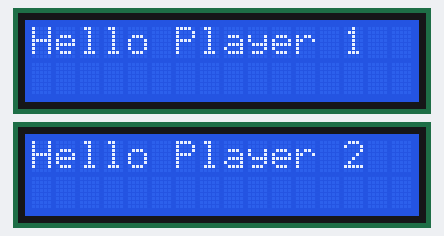
Bench run of a sketch on a simulated Arduino Uno, built with avr-gcc and run on an emulated ATmega328P. Parts: 2 × 16×2 character LCD. Raw I2C reads return 0; what the sketch prints to the serial monitor is not drawn.

Above: at 0.2 s.
At 2.2 s:
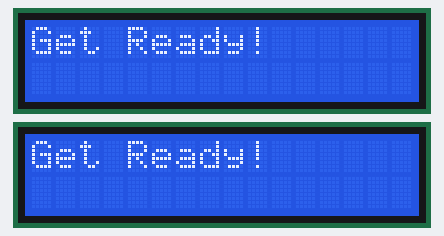
At 3.2 s:
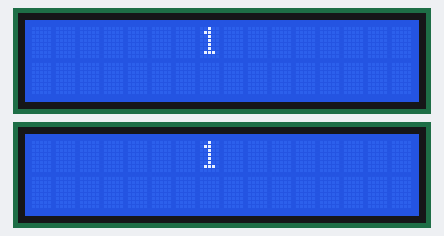
At 4.2 s:
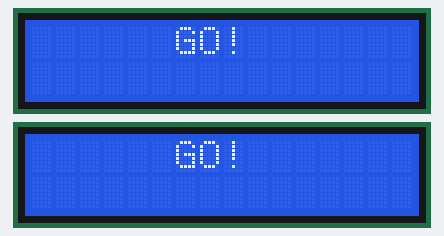
At 5.2 s:
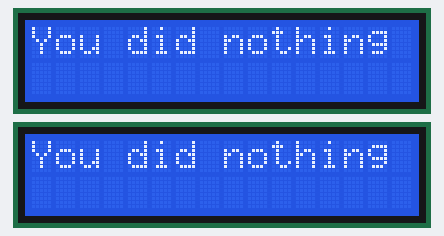

The sketch:

WorkingMaster.ino
```cpp
#include <Wire.h>
#include <LiquidCrystal.h>

LiquidCrystal lcd[2] =  { LiquidCrystal(12, 8, 5, 4, 3, 2), LiquidCrystal (12,11,5,4,3,2 ) };
struct spells {
  int stupefy = 0;       //5 sec cooldown,  30 hp damage
  int rennervate = 0;    //3 sec cooldown,  reduces 15 damage
  int reducto = 5;       //5 sec cooldown,  25 hp damage
  int protego = 3;       //3 sec cooldown,  reduces 20 damage
  int expelliarmus = 5;  //5 sec cooldown,  10 damage

};
int player1Address = 8;
int player2Address = 9;
typedef struct spells Spells;

struct player{
  Spells spell;
  int health = 100;
  int damage;
  int protect;
};
typedef struct player Player;
Player Player1, Player2;
int timeInterval;
boolean beginning = true;

void setup() {
  Wire.begin();        // join i2c bus (address optional for master)
  Serial.begin(9600);  // start serial for o tput

  lcd[0].begin(16,2);
  lcd[1].begin(16,2);

  lcd[0].setCursor(0,0);
  lcd[0].print("Hello Player 1");

  lcd[1].setCursor(0,0);
  lcd[1].print("Hello Player 2");
  delay(2000);
}

void loop() {
  boolean start0 = true;
  boolean start1 = true;
  //if(beginning)
      lcd[0].clear();
      lcd[1].clear();
      lcd[0].print("Get Ready!");
      lcd[1].print("Get Ready!");
      delay(1000);
//      lcd[0].clear();
//      lcd[1].clear();
//      lcd[0].print("       3");
//      lcd[1].print("       3");
//      delay(1000);
//      lcd[0].clear();
//      lcd[1].clear();
//      lcd[0].print("       2");
//      lcd[1].print("       2");
//      delay(1000);
      lcd[0].clear();
      lcd[1].clear();
      lcd[0].print("       1");
      lcd[1].print("       1");
      delay(1000);
      lcd[0].clear();
      lcd[1].clear();
      lcd[0].print("      GO!");
      lcd[1].print("      GO!");
      delay(1000);


  Wire.requestFrom(player1Address, 7);    // request 6 bytes from slave device #8

  while (Wire.available()) {
    if(start0){
      char letter = Wire.read();
   Serial.print(letter);
   if(letter == 'S'){
     // Serial.print("BUG");
      if(Player1.spell.stupefy == 0){
       // Serial.print("BUG2");
       // Player1.spell.stupefy = 5;
        Player1.damage = 30;
        Player1.protect = 0;
        lcd[0].clear();
        lcd[0].setCursor(0,0);
        lcd[0].print("Stupefy!");
        //delay(500);
      }
      else
      {
        Player1.damage = 0;
        Player1.protect = 0;
        lcd[0].clear();
        lcd[0].setCursor(0,0);
        lcd[0].print("You did nothing");
        //delay(500);
      }
   }
   else if(letter == 'R'){
      if(Player1.spell.rennervate == 0){
     //   Player1.spell.rennervate = 3;
        Player1.damage = 0;
        Player1.protect = 15;
        lcd[0].clear();
        lcd[0].setCursor(0,0);
        lcd[0].print("Renneervate!");
      }
       else{
        Player1.damage = 0;
        Player1.protect = 0;
        lcd[0].clear();
        lcd[0].setCursor(0,0);
        lcd[0].print("You did nothing");
       }
   }

  else if(letter == 'Q'){
      if(Player1.spell.reducto ==0){
     //   Player1.spell.reducto = 5;
        Player1.damage = 25;
        Player1.protect = 0;
        lcd[0].clear();
        lcd[0].setCursor(0,0);
        lcd[0].print("Reducto");

      }
      else {
        Player1.damage = 0;
        Player1.protect = 0;
        lcd[0].clear();
        lcd[0].setCursor(0,0);
        lcd[0].print("You did nothing");
      }
   }

  else if(letter == 'P'){
      if(Player1.spell.protego ==0){
      //  Player1.spell.protego = 3;
        Player1.damage = 0;
        Player1.protect = 20;
        lcd[0].clear();
        lcd[0].setCursor(0,0);
        lcd[0].print("Protego");
      }
      else{
        Player1.damage = 0;
        Player1.protect = 0;
        lcd[0].clear();
        lcd[0].setCursor(0,0);
        lcd[0].print("You did nothing");
      }
   }

   else if(letter == 'E'){
      if(Player1.spell.expelliarmus == 0){
      //  Player1.spell.expelliarmus = 5;
        Player1.damage = 10;
        Player1.protect = 0;
        lcd[0].clear();
        lcd[0].setCursor(0,0);
        lcd[0].print("Expelliarmus");
      }
      else{
        Player1.damage = 10;
        Player1.protect = 0;
        lcd[0].clear();
        lcd[0].setCursor(0,0);
        lcd[0].print("You did nothing");
      }
   }
  else{
        lcd[0].clear();
        lcd[0].setCursor(0,0);
        lcd[0].print("You did nothing");
  }
  start0 = false;
    }

//  Serial.println(number);
//  while (Wire.available()) { // slave may send less than requested
    char c = Wire.read(); // receive a byte as character
    Serial.print(c);         // print the character
   // Serial.print(Wire.read());

  }


    Wire.requestFrom(player2Address, 8);    // request 6 bytes from slave device #8

    Serial.println("");
  while (Wire.available()) {
    if(start1){
      char letter = Wire.read();
   Serial.print(letter);
   if(letter == 'S'){
      Serial.print("BUG");
      if(Player2.spell.stupefy == 0){
        Serial.print("BUG2");
      //  Player2.spell.stupefy = 5;
        Player2.damage = 30;
        Player2.protect = 0;
        lcd[1].clear();
        lcd[1].setCursor(0,0);
        lcd[1].print("1Stupefy!");
        //delay(500);
      }
      else
      {
        Player2.damage = 0;
        Player2.protect = 0;
        lcd[1].clear();
        lcd[1].setCursor(0,0);
        lcd[1].print("You did nothing");
        //delay(500);
      }
   }
   else if(letter == 'R'){
      if(Player2.spell.rennervate == 0){
       // Player2.spell.rennervate = 3;
        Player2.damage = 0;
        Player2.protect = 15;
        lcd[1].clear();
        lcd[1].setCursor(0,0);
        lcd[1].print("Renneervate!");
      }
       else{
        Player2.damage = 0;
        Player2.protect = 0;
        lcd[1].clear();
        lcd[1].setCursor(0,0);
        lcd[1].print("You did nothing");
       }
   }

  else if(letter == 'Q'){
      if(Player2.spell.reducto ==0){
       // Player2.spell.reducto = 5;
        Player2.damage = 25;
        Player2.protect = 0;
        lcd[1].clear();
        lcd[1].setCursor(0,0);
        lcd[1].print("Reducto");
      }
      else {
        Player2.damage = 0;
        Player2.protect = 0;
        lcd[1].clear();
        lcd[1].setCursor(0,0);
        lcd[1].print("You did nothing");
      }
   }

  else if(letter == 'P'){
      if(Player2.spell.protego ==0){
       // Player2.spell.protego = 3;
        Player2.damage = 0;
        Player2.protect = 20;
        lcd[1].clear();
        lcd[1].setCursor(0,0);
        lcd[1].print("Protego");
      }
      else{
        Player2.damage = 0;
        Player2.protect = 0;
        lcd[1].clear();
        lcd[1].setCursor(0,0);
        lcd[1].print("You did nothing");
      }
   }

   else if(letter == 'E'){
      if(Player2.spell.expelliarmus == 0){
     //   Player2.spell.expelliarmus = 5;
        Player2.damage = 10;
        Player2.protect = 0;
        lcd[1].clear();
        lcd[1].setCursor(0,0);
        lcd[1].print("Expelliarmus");
      }
      else{
        Player2.damage = 10;
        Player2.protect = 0;
        lcd[1].clear();
        lcd[1].setCursor(0,0);
        lcd[1].print("You did nothing");
      }
   }
  else{
        lcd[1].clear();
        lcd[1].setCursor(0,0);
        lcd[1].print("You did nothing");
  }
  start1 = false;
    }
        char c = Wire.read(); // receive a byte as character
    Serial.print(c);
  }
//  while (Wire.available()) { // slave may send less than requested
//    char d = Wire.read(); // receive a byte as character
//    Serial.print(d);         // print the character
//   // Serial.print(Wire.read());
//
//  }
Serial.println();
  delay(5000);
}
```

Measured:
- by itself, everything shown: repeats every 8.0 s, in 4 steps
- what the display in image 1 shows lasts 1.0 s, from 2.1 s to 3.1 s
- what the display in image 4 shows lasts 5.0 s, from 5.2 s to 10.2 s
